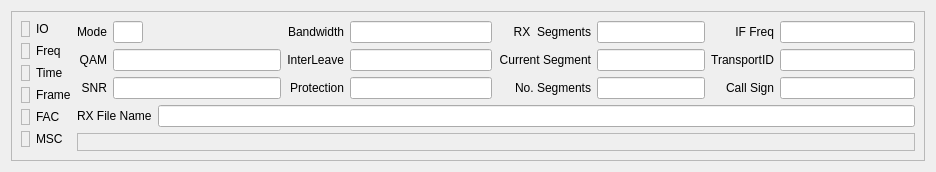
<?xml version="1.0" encoding="UTF-8"?>
<ui version="4.0">
 <class>RxStatus</class>
 <widget class="QWidget" name="RxStatus">
  <property name="geometry">
   <rect>
    <x>0</x>
    <y>0</y>
    <width>936</width>
    <height>172</height>
   </rect>
  </property>
  <property name="sizePolicy">
   <sizepolicy hsizetype="Preferred" vsizetype="Fixed">
    <horstretch>0</horstretch>
    <verstretch>0</verstretch>
   </sizepolicy>
  </property>
  <property name="windowTitle">
   <string>Form</string>
  </property>
  <layout class="QGridLayout" name="gridLayout_7">
   <item row="0" column="0">
    <widget class="QFrame" name="frame">
     <property name="frameShape">
      <enum>QFrame::StyledPanel</enum>
     </property>
     <property name="frameShadow">
      <enum>QFrame::Raised</enum>
     </property>
     <layout class="QGridLayout" name="gridLayout_6">
      <item row="0" column="0" rowspan="3">
       <layout class="QGridLayout" name="gridLayout_4">
        <item row="0" column="0">
         <widget class="QLabel" name="Led_Io">
          <property name="sizePolicy">
           <sizepolicy hsizetype="Fixed" vsizetype="Fixed">
            <horstretch>0</horstretch>
            <verstretch>0</verstretch>
           </sizepolicy>
          </property>
          <property name="autoFillBackground">
           <bool>true</bool>
          </property>
          <property name="frameShape">
           <enum>QFrame::StyledPanel</enum>
          </property>
          <property name="frameShadow">
           <enum>QFrame::Sunken</enum>
          </property>
          <property name="lineWidth">
           <number>5</number>
          </property>
          <property name="text">
           <string/>
          </property>
         </widget>
        </item>
        <item row="0" column="1">
         <widget class="QLabel" name="label_7">
          <property name="toolTip">
           <string>When green, Sound Card IO is Working</string>
          </property>
          <property name="text">
           <string>IO</string>
          </property>
         </widget>
        </item>
        <item row="1" column="0">
         <widget class="QLabel" name="Led_Freq">
          <property name="sizePolicy">
           <sizepolicy hsizetype="Fixed" vsizetype="Fixed">
            <horstretch>0</horstretch>
            <verstretch>0</verstretch>
           </sizepolicy>
          </property>
          <property name="autoFillBackground">
           <bool>true</bool>
          </property>
          <property name="frameShape">
           <enum>QFrame::StyledPanel</enum>
          </property>
          <property name="frameShadow">
           <enum>QFrame::Sunken</enum>
          </property>
          <property name="lineWidth">
           <number>5</number>
          </property>
          <property name="text">
           <string/>
          </property>
         </widget>
        </item>
        <item row="1" column="1">
         <widget class="QLabel" name="label_8">
          <property name="text">
           <string>Freq</string>
          </property>
         </widget>
        </item>
        <item row="2" column="0">
         <widget class="QLabel" name="Led_Time">
          <property name="sizePolicy">
           <sizepolicy hsizetype="Fixed" vsizetype="Fixed">
            <horstretch>0</horstretch>
            <verstretch>0</verstretch>
           </sizepolicy>
          </property>
          <property name="autoFillBackground">
           <bool>true</bool>
          </property>
          <property name="frameShape">
           <enum>QFrame::StyledPanel</enum>
          </property>
          <property name="frameShadow">
           <enum>QFrame::Sunken</enum>
          </property>
          <property name="lineWidth">
           <number>5</number>
          </property>
          <property name="text">
           <string/>
          </property>
         </widget>
        </item>
        <item row="2" column="1">
         <widget class="QLabel" name="label_9">
          <property name="text">
           <string>Time</string>
          </property>
         </widget>
        </item>
        <item row="3" column="0">
         <widget class="QLabel" name="Led_Frame">
          <property name="sizePolicy">
           <sizepolicy hsizetype="Fixed" vsizetype="Fixed">
            <horstretch>0</horstretch>
            <verstretch>0</verstretch>
           </sizepolicy>
          </property>
          <property name="autoFillBackground">
           <bool>true</bool>
          </property>
          <property name="frameShape">
           <enum>QFrame::StyledPanel</enum>
          </property>
          <property name="frameShadow">
           <enum>QFrame::Sunken</enum>
          </property>
          <property name="lineWidth">
           <number>5</number>
          </property>
          <property name="text">
           <string/>
          </property>
         </widget>
        </item>
        <item row="3" column="1">
         <widget class="QLabel" name="label_10">
          <property name="text">
           <string>Frame</string>
          </property>
         </widget>
        </item>
        <item row="4" column="0">
         <widget class="QLabel" name="Led_FAC">
          <property name="sizePolicy">
           <sizepolicy hsizetype="Fixed" vsizetype="Fixed">
            <horstretch>0</horstretch>
            <verstretch>0</verstretch>
           </sizepolicy>
          </property>
          <property name="autoFillBackground">
           <bool>true</bool>
          </property>
          <property name="frameShape">
           <enum>QFrame::StyledPanel</enum>
          </property>
          <property name="frameShadow">
           <enum>QFrame::Sunken</enum>
          </property>
          <property name="lineWidth">
           <number>5</number>
          </property>
          <property name="text">
           <string/>
          </property>
         </widget>
        </item>
        <item row="4" column="1">
         <widget class="QLabel" name="label_11">
          <property name="text">
           <string>FAC</string>
          </property>
         </widget>
        </item>
        <item row="5" column="0">
         <widget class="QLabel" name="Led_MSC">
          <property name="sizePolicy">
           <sizepolicy hsizetype="Fixed" vsizetype="Fixed">
            <horstretch>0</horstretch>
            <verstretch>0</verstretch>
           </sizepolicy>
          </property>
          <property name="autoFillBackground">
           <bool>true</bool>
          </property>
          <property name="frameShape">
           <enum>QFrame::StyledPanel</enum>
          </property>
          <property name="frameShadow">
           <enum>QFrame::Sunken</enum>
          </property>
          <property name="lineWidth">
           <number>5</number>
          </property>
          <property name="text">
           <string/>
          </property>
         </widget>
        </item>
        <item row="5" column="1">
         <widget class="QLabel" name="label_12">
          <property name="text">
           <string>MSC</string>
          </property>
         </widget>
        </item>
       </layout>
      </item>
      <item row="0" column="1">
       <layout class="QGridLayout" name="gridLayout_2">
        <item row="0" column="0">
         <widget class="QLabel" name="modeLabel">
          <property name="text">
           <string>Mode</string>
          </property>
          <property name="alignment">
           <set>Qt::AlignRight|Qt::AlignTrailing|Qt::AlignVCenter</set>
          </property>
         </widget>
        </item>
        <item row="0" column="1">
         <widget class="QLineEdit" name="modeEdit">
          <property name="maximumSize">
           <size>
            <width>30</width>
            <height>16777215</height>
           </size>
          </property>
         </widget>
        </item>
        <item row="0" column="2">
         <spacer name="horizontalSpacer">
          <property name="orientation">
           <enum>Qt::Horizontal</enum>
          </property>
          <property name="sizeHint" stdset="0">
           <size>
            <width>40</width>
            <height>20</height>
           </size>
          </property>
         </spacer>
        </item>
        <item row="1" column="0">
         <widget class="QLabel" name="qamLabel">
          <property name="text">
           <string>QAM</string>
          </property>
          <property name="alignment">
           <set>Qt::AlignRight|Qt::AlignTrailing|Qt::AlignVCenter</set>
          </property>
         </widget>
        </item>
        <item row="1" column="1" colspan="2">
         <widget class="QLineEdit" name="qamEdit"/>
        </item>
        <item row="2" column="0">
         <widget class="QLabel" name="snrLabel">
          <property name="text">
           <string>SNR</string>
          </property>
          <property name="alignment">
           <set>Qt::AlignRight|Qt::AlignTrailing|Qt::AlignVCenter</set>
          </property>
         </widget>
        </item>
        <item row="2" column="1" colspan="2">
         <widget class="QLineEdit" name="snrEdit"/>
        </item>
       </layout>
      </item>
      <item row="0" column="2">
       <layout class="QGridLayout" name="gridLayout_3">
        <item row="1" column="1">
         <widget class="QLineEdit" name="interleaveEdit"/>
        </item>
        <item row="0" column="0">
         <widget class="QLabel" name="bandwidthLabel">
          <property name="text">
           <string>Bandwidth</string>
          </property>
          <property name="alignment">
           <set>Qt::AlignRight|Qt::AlignTrailing|Qt::AlignVCenter</set>
          </property>
         </widget>
        </item>
        <item row="0" column="1">
         <widget class="QLineEdit" name="bandwidthEdit"/>
        </item>
        <item row="2" column="0">
         <widget class="QLabel" name="protectionLabel">
          <property name="text">
           <string>Protection</string>
          </property>
          <property name="alignment">
           <set>Qt::AlignRight|Qt::AlignTrailing|Qt::AlignVCenter</set>
          </property>
         </widget>
        </item>
        <item row="2" column="1">
         <widget class="QLineEdit" name="protectionEdit"/>
        </item>
        <item row="1" column="0">
         <widget class="QLabel" name="interleaveLabel">
          <property name="text">
           <string>InterLeave</string>
          </property>
          <property name="alignment">
           <set>Qt::AlignRight|Qt::AlignTrailing|Qt::AlignVCenter</set>
          </property>
         </widget>
        </item>
       </layout>
      </item>
      <item row="0" column="3">
       <layout class="QGridLayout" name="gridLayout_5">
        <item row="0" column="0">
         <widget class="QLabel" name="rxSegmentsLabel">
          <property name="text">
           <string>RX  Segments</string>
          </property>
          <property name="alignment">
           <set>Qt::AlignRight|Qt::AlignTrailing|Qt::AlignVCenter</set>
          </property>
         </widget>
        </item>
        <item row="0" column="1">
         <widget class="QLineEdit" name="rxSegmentsEdit"/>
        </item>
        <item row="1" column="0">
         <widget class="QLabel" name="rxBytesLabel">
          <property name="text">
           <string>Current Segment</string>
          </property>
          <property name="alignment">
           <set>Qt::AlignRight|Qt::AlignTrailing|Qt::AlignVCenter</set>
          </property>
         </widget>
        </item>
        <item row="1" column="1">
         <widget class="QLineEdit" name="currentSegmentEdit"/>
        </item>
        <item row="2" column="0">
         <widget class="QLabel" name="totalSegmentsLabel">
          <property name="text">
           <string>No. Segments</string>
          </property>
          <property name="alignment">
           <set>Qt::AlignRight|Qt::AlignTrailing|Qt::AlignVCenter</set>
          </property>
         </widget>
        </item>
        <item row="2" column="1">
         <widget class="QLineEdit" name="totalSegmentsEdit"/>
        </item>
       </layout>
      </item>
      <item row="0" column="4">
       <layout class="QGridLayout" name="gridLayout">
        <item row="0" column="0">
         <widget class="QLabel" name="offsetLabel">
          <property name="text">
           <string>IF Freq</string>
          </property>
          <property name="alignment">
           <set>Qt::AlignRight|Qt::AlignTrailing|Qt::AlignVCenter</set>
          </property>
         </widget>
        </item>
        <item row="0" column="1">
         <widget class="QLineEdit" name="offsetEdit"/>
        </item>
        <item row="1" column="0">
         <widget class="QLabel" name="transportLabel">
          <property name="text">
           <string>TransportID</string>
          </property>
          <property name="alignment">
           <set>Qt::AlignRight|Qt::AlignTrailing|Qt::AlignVCenter</set>
          </property>
         </widget>
        </item>
        <item row="1" column="1">
         <widget class="QLineEdit" name="txportEdit"/>
        </item>
        <item row="2" column="0">
         <widget class="QLabel" name="currentLabel">
          <property name="text">
           <string>Call Sign</string>
          </property>
          <property name="alignment">
           <set>Qt::AlignRight|Qt::AlignTrailing|Qt::AlignVCenter</set>
          </property>
         </widget>
        </item>
        <item row="2" column="1">
         <widget class="QLineEdit" name="CallEdit">
          <property name="minimumSize">
           <size>
            <width>100</width>
            <height>0</height>
           </size>
          </property>
          <property name="text">
           <string/>
          </property>
         </widget>
        </item>
       </layout>
      </item>
      <item row="1" column="1" colspan="4">
       <layout class="QHBoxLayout" name="horizontalLayout">
        <item>
         <widget class="QLabel" name="label">
          <property name="sizePolicy">
           <sizepolicy hsizetype="Preferred" vsizetype="Preferred">
            <horstretch>0</horstretch>
            <verstretch>0</verstretch>
           </sizepolicy>
          </property>
          <property name="text">
           <string>RX File Name</string>
          </property>
         </widget>
        </item>
        <item>
         <widget class="QLineEdit" name="RxFname"/>
        </item>
       </layout>
      </item>
      <item row="2" column="1" colspan="4">
       <widget class="blockView" name="blocksReceivedFrame">
        <property name="sizePolicy">
         <sizepolicy hsizetype="Preferred" vsizetype="Fixed">
          <horstretch>0</horstretch>
          <verstretch>0</verstretch>
         </sizepolicy>
        </property>
        <property name="minimumSize">
         <size>
          <width>0</width>
          <height>18</height>
         </size>
        </property>
        <property name="frameShape">
         <enum>QFrame::StyledPanel</enum>
        </property>
        <property name="frameShadow">
         <enum>QFrame::Sunken</enum>
        </property>
        <property name="lineWidth">
         <number>3</number>
        </property>
       </widget>
      </item>
     </layout>
     <zorder></zorder>
     <zorder></zorder>
     <zorder></zorder>
     <zorder>blocksReceivedFrame</zorder>
     <zorder></zorder>
    </widget>
   </item>
  </layout>
 </widget>
 <customwidgets>
  <customwidget>
   <class>blockView</class>
   <extends>QFrame</extends>
   <header>widgets/blockview.h</header>
   <container>1</container>
  </customwidget>
 </customwidgets>
 <resources/>
 <connections/>
</ui>
